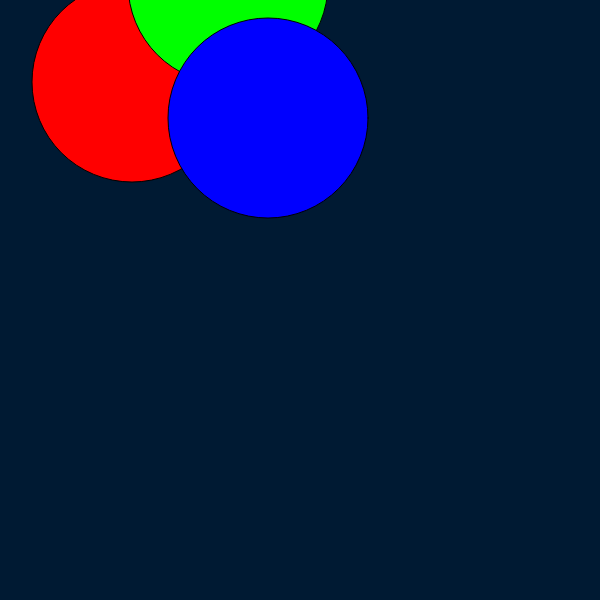
Frame 1 (no input)
Frame 60 (no input): identical to frame 1, image omitted
Frame 120 (the mouse pressed at the canvas centre since frame 60): identical to frame 1, image omitted

The p5.js sketch that drew this single still picture (run headless with seeded random() and noise() and a simulated clock; from frame 60 on, the mouse is pressed at the canvas centre):

// p5.js sketch
// ── sketch.js
/*
note: 

if you want a shape to be drawn on top of all other shapes, it need to follow the others in the code

*/


function setup() {
  createCanvas(600, 600);
}

function draw() {
  background(0, 26, 51);      //Dark blue color 
  fill(255, 0, 0);            // Red color
  ellipse(132, 82, 200, 200); // Red circle 
  
  fill(0, 255, 0);             //Green color  
  ellipse(228, -16, 200, 200); //Green circle
  
  fill(0, 0, 255);            //Blue color 
  ellipse(268, 118, 200, 200); //Blue circle
}
